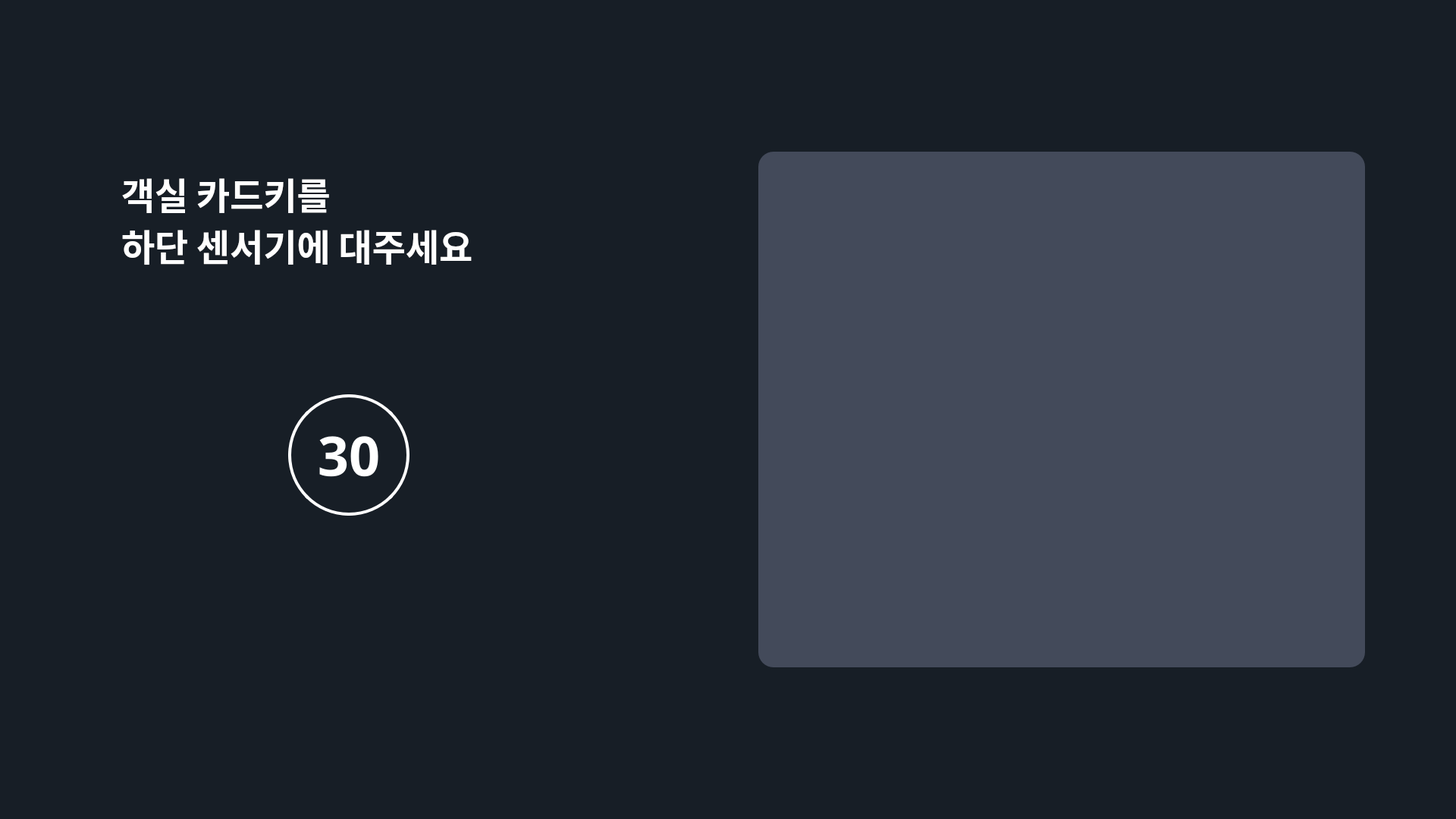
<?xml version="1.0" encoding="UTF-8"?>
<ui version="4.0">
 <class>CardKeyWaiting</class>
 <widget class="QWidget" name="CardKeyWaiting">
  <property name="geometry">
   <rect>
    <x>0</x>
    <y>0</y>
    <width>1920</width>
    <height>1080</height>
   </rect>
  </property>
  <property name="font">
   <font>
    <pointsize>12</pointsize>
   </font>
  </property>
  <property name="windowTitle">
   <string>Card Key Waiting</string>
  </property>
  <property name="styleSheet">
   <string>QWidget {
    background-color: #171E26;
}

QLabel {
    color: white;
    font-family: &quot;Malgun Gothic&quot;, &quot;Arial&quot;, sans-serif;
    background-color: transparent;
    border: none;
}

.countdown-circle {
    color: white;
    border: 4px solid white;
    border-radius: 80px;
    background-color: transparent;
}

.card-visual {
    background-color: #434a5a;
    border-radius: 20px;
}</string>
  </property>
  <widget class="QLabel" name="instructionText">
   <property name="geometry">
    <rect>
     <x>160</x>
     <y>220</y>
     <width>800</width>
     <height>200</height>
    </rect>
   </property>
   <property name="font">
    <font>
     <family>Malgun Gothic</family>
     <pointsize>-1</pointsize>
     <weight>75</weight>
     <bold>true</bold>
    </font>
   </property>
   <property name="styleSheet">
    <string notr="true">font-size: 48px; 
font-weight: 600; 
color: white;
line-height: 1.4;</string>
   </property>
   <property name="text">
    <string>객실 카드키를
하단 센서기에 대주세요</string>
   </property>
   <property name="alignment">
    <set>Qt::AlignLeading|Qt::AlignLeft|Qt::AlignTop</set>
   </property>
  </widget>
  <widget class="QLabel" name="countdownCircle">
   <property name="geometry">
    <rect>
     <x>380</x>
     <y>520</y>
     <width>160</width>
     <height>160</height>
    </rect>
   </property>
   <property name="font">
    <font>
     <family>Malgun Gothic</family>
     <pointsize>-1</pointsize>
     <weight>75</weight>
     <bold>true</bold>
    </font>
   </property>
   <property name="styleSheet">
    <string notr="true">font-size: 72px; 
font-weight: bold; 
color: white;
border: 4px solid white;
border-radius: 80px;
background-color: transparent;</string>
   </property>
   <property name="text">
    <string>30</string>
   </property>
   <property name="alignment">
    <set>Qt::AlignCenter</set>
   </property>
  </widget>
  <widget class="QFrame" name="cardVisualFrame">
   <property name="geometry">
    <rect>
     <x>1000</x>
     <y>200</y>
     <width>800</width>
     <height>680</height>
    </rect>
   </property>
   <property name="styleSheet">
    <string>background-color: #434a5a; 
border-radius: 20px;</string>
   </property>
   <widget class="QLabel" name="cardKeyImage">
    <property name="geometry">
     <rect>
      <x>250</x>
      <y>150</y>
      <width>300</width>
      <height>350</height>
     </rect>
    </property>
    <property name="text">
     <string/>
    </property>
    <property name="pixmap">
     <pixmap resource="../../roomie_rgui/assets/resources.qrc">:/roomie_rgui/assets/rgui_scan.png</pixmap>
    </property>
    <property name="scaledContents">
     <bool>true</bool>
    </property>
    <property name="alignment">
     <set>Qt::AlignCenter</set>
    </property>
   </widget>
  </widget>
 </widget>
 <resources>
  <include location="../../roomie_rgui/assets/resources.qrc"/>
 </resources>
 <connections/>
</ui>
